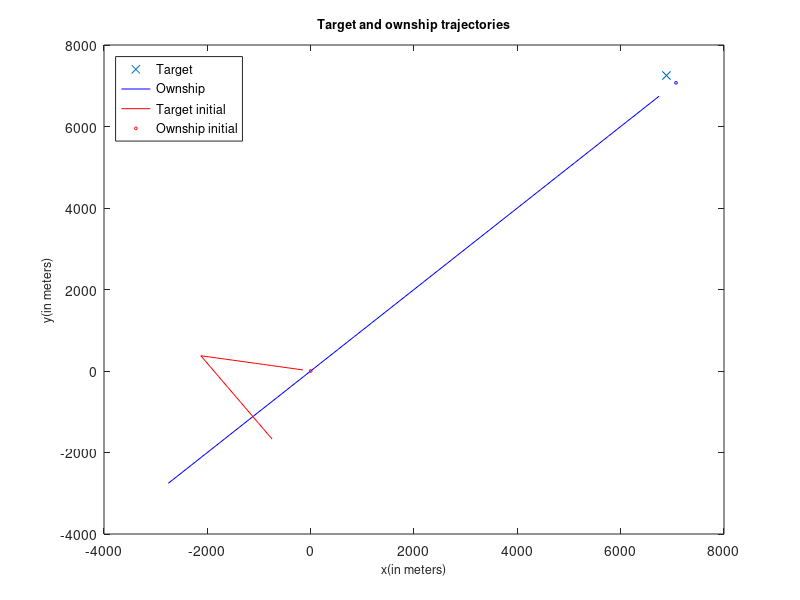

This chart was generated by the following MATLAB code:
%script
rangeVar = 1;
thetaVar = 6;
velocityVar = 10;
% targetInit = [7071; 7071; 225; 7.72];
% ownshipInit = [0; 0; 170; 2.57];
targetInit = [7071; 7071; -5.4589; -5.4589];
ownshipInit = [0; 0; -2.5310; .4463];
ownshipState = ownshipInit;
targetState = targetInit;
targetStateLog = [];
ownshipStateLog = [];
startTime = 60;
time = startTime;
finalTime = 1800;
timeStep = 60;

%Initial Measurements
bearing = atan2(targetInit(1)-ownshipInit(1),targetInit(2)-ownshipInit(2))*180/pi + (thetaVar * randn());
distance = sqrt((targetInit(1)-ownshipInit(1)+(rangeVar * randn()))^2+(targetInit(2)-ownshipInit(2)+(rangeVar * randn()))^2);
targetEst = [distance*cosd(bearing);
             distance*sind(bearing);
             0;
             0];
targetEstLog = [targetEst];
P = [0 0 0 0;
     0 0 0 0;
     0 0 velocityVar^2 0;
     0 0 0 velocityVar^2];
Q = [rangeVar^2 0;
     0 rangeVar^2];
F = [1 0 timeStep 0;
     0 1 0 timeStep;
     0 0 1 0;
     0 0 0 1];
 
 
%Simulation
for i = startTime:timeStep:finalTime
    time = i;
    
%move vehicle and target
if(time == 900)
    ownshipState(3) = 1.4371;
    ownshipState(4) = -2.1306;
end
ownshipState = F*ownshipState;
ownshipStateLog = [ownshipStateLog ownshipState];
targetState = F*targetState;
targetStateLog = [targetStateLog targetState];

%Measure
varry = rangeVar * randn();
distance = sqrt((targetState(1)-ownshipInit(1)+varry)^2+(targetState(2)-ownshipInit(2)+varry)^2);%Check the variance method

%Estimation


end

%Figure
plot(targetEst(1),targetEst(2),'x')
hold on
plot(targetStateLog(1,:),targetStateLog(2,:),'-b')
hold on
plot(ownshipStateLog(1,:),ownshipStateLog(2,:),'-r')
hold on
plot(ownshipInit(1),ownshipInit(2),'or', 'MarkerSize', 2)
hold on
plot(targetInit(1),targetInit(2),'ob', 'MarkerSize', 2)
legend('Target','Ownship','Target initial','Ownship initial')
%plot(ownshipStateLog(1,:),ownshipStateLog(2,:),'o')
legend('Location','northwest')
xlim([-4000 8000])
ylim([-4000 8000])
xlabel('x(in meters)','FontSize',9)
ylabel('y(in meters)','FontSize',9)
title('Target and ownship trajectories','FontSize',9)

hold on
